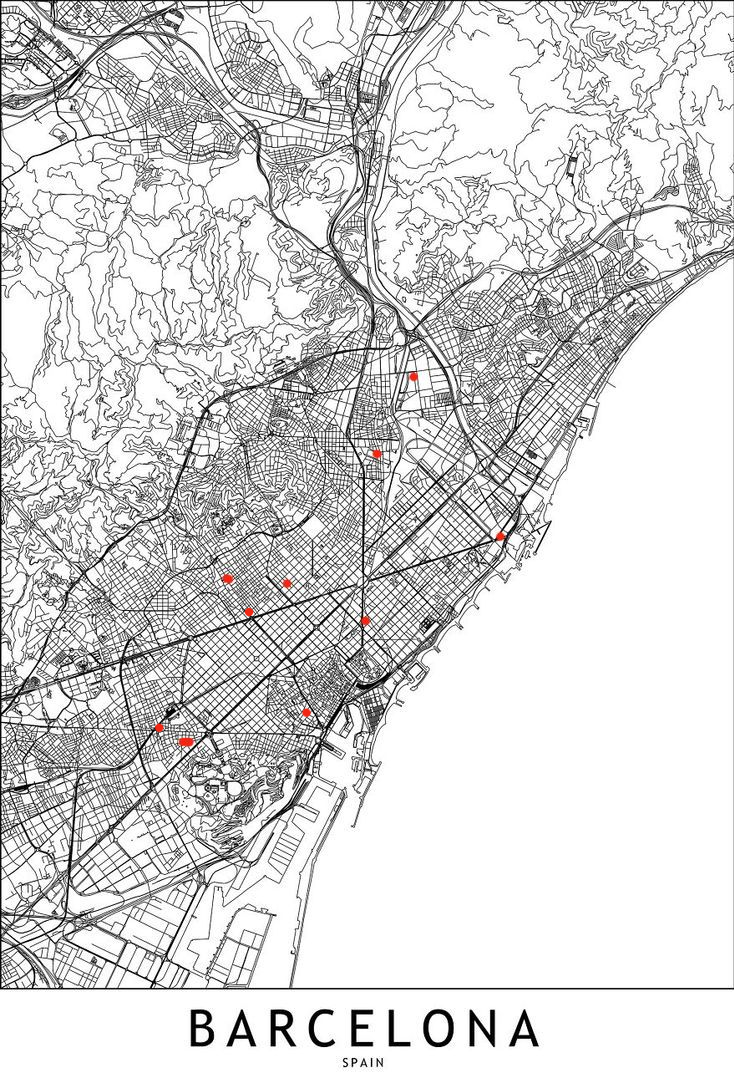
#> input picture mapa-dots.png, 734 x 1073 px
$ python crop_red_dots.py
#> lines starting #> are read from the running program, lines starting #| are printed output that depends on the picture
from PIL import Image

img = Image.open('mapa-dots.png')
#> img is the input picture: PIL image 734x1073 RGBA; mean R, G, B, A 214.5, 214.4, 214.4, 255
width, height = img.size
#> width = 734; height = 1073
cropped = img.crop((0, 0, width, int(height * 0.92)))
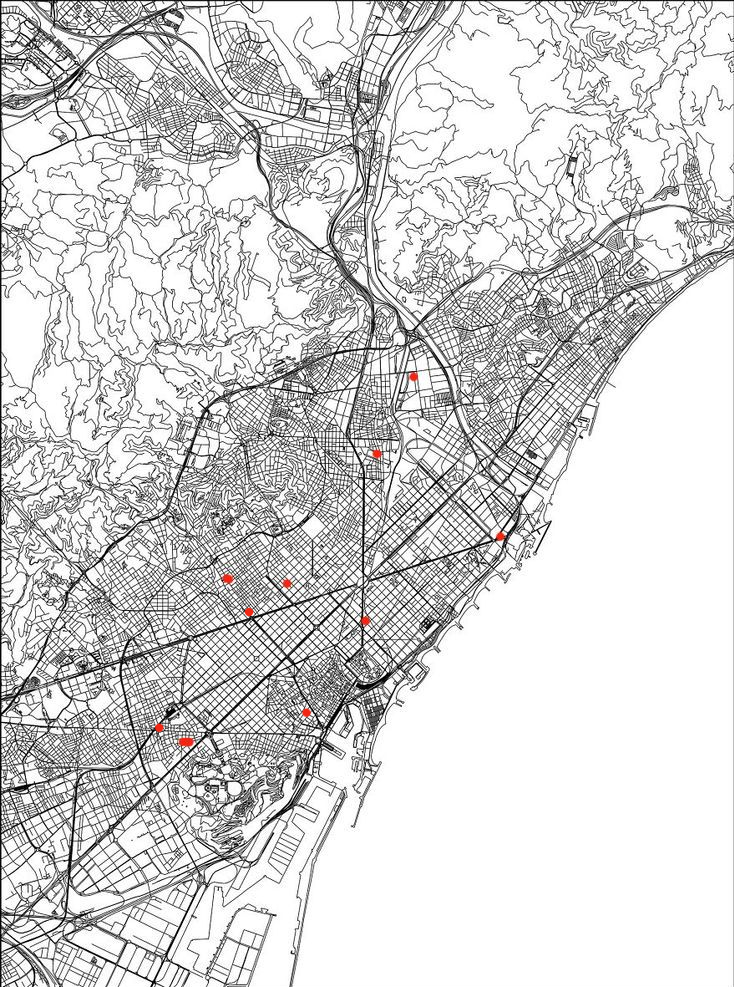
#> cropped: PIL image 734x987 RGBA; mean R, G, B, A 212.7, 212.6, 212.5, 255
cropped.save('mapa-dots-cropped.png')
print('cropped', img.size, '->', cropped.size)
#| cropped (734, 1073) -> (734, 987)
